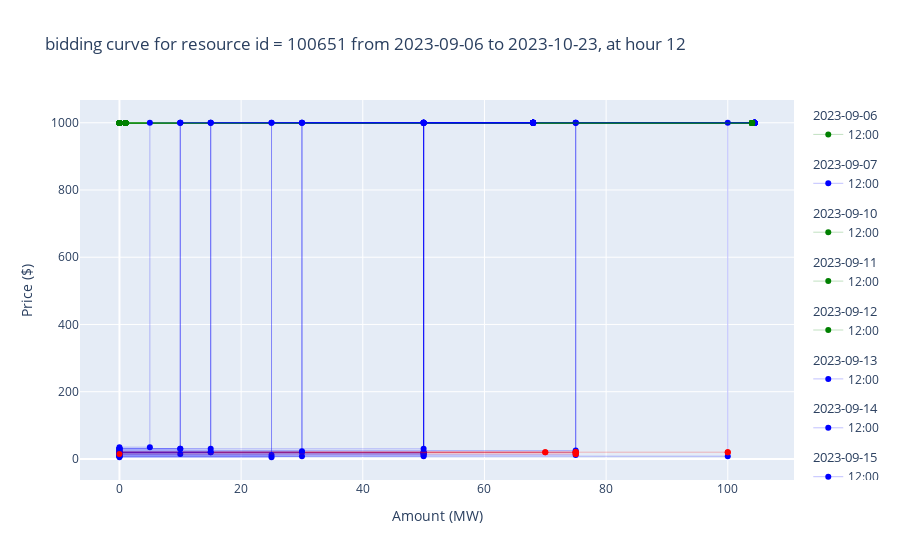

The code cell stored with this chart in its notebook:
### Code cell
validation_labels = model_kmeans_train.predict(df_valid_feat_scaled)
df_valid_feat_scaled['cluster_label'] = validation_labels

cluster_labels_valid = df_valid_feat_scaled[['cluster_label']].copy()

from draw_bid_curve import draw_bid_curves_for_multiple_days_2d
draw_bid_curves_for_multiple_days_2d(df_valid, HOUR, cluster_labels_valid)

### Figure 1 — Plotly figure (JSON) as saved in the notebook; plotly's stock layout.template omitted (floating-point values rounded to 4 significant figures)
{"data": [{"legendgroup": "2023-09-06", "legendgrouptitle": {"text": "2023-09-06"}, "line": {"color": "green", "width": 0.25}, "mode": "markers+lines", "name": "12:00", "type": "scatter", "x": [0, 1, 1, 104, 104], "y": [999.0, 999.0, 999, 999, 999]}, {"legendgroup": "2023-09-07", "legendgrouptitle": {"text": "2023-09-07"}, "line": {"color": "blue", "width": 0.25}, "mode": "markers+lines", "name": "12:00", "type": "scatter", "x": [0, 50, 50, 104.4, 104.4], "y": [15, 15, 1000, 1000, 1000]}, {"legendgroup": "2023-09-10", "legendgrouptitle": {"text": "2023-09-10"}, "line": {"color": "green", "width": 0.25}, "mode": "markers+lines", "name": "12:00", "type": "scatter", "x": [0, 1, 1, 104, 104], "y": [999.0, 999.0, 999, 999, 999]}, {"legendgroup": "2023-09-11", "legendgrouptitle": {"text": "2023-09-11"}, "line": {"color": "green", "width": 0.25}, "mode": "markers+lines", "name": "12:00", "type": "scatter", "x": [0, 1, 1, 104, 104], "y": [999.0, 999.0, 999, 999, 999]}, {"legendgroup": "2023-09-12", "legendgrouptitle": {"text": "2023-09-12"}, "line": {"color": "green", "width": 0.25}, "mode": "markers+lines", "name": "12:00", "type": "scatter", "x": [0, 1, 1, 104, 104], "y": [999.0, 999.0, 999, 999, 999]}, {"legendgroup": "2023-09-13", "legendgrouptitle": {"text": "2023-09-13"}, "line": {"color": "blue", "width": 0.25}, "mode": "markers+lines", "name": "12:00", "type": "scatter", "x": [0, 75, 75, 104.4, 104.4], "y": [25, 25, 1000, 1000, 1000]}, {"legendgroup": "2023-09-14", "legendgrouptitle": {"text": "2023-09-14"}, "line": {"color": "blue", "width": 0.25}, "mode": "markers+lines", "name": "12:00", "type": "scatter", "x": [0, 50, 50, 104.4, 104.4], "y": [20, 20, 1000, 1000, 1000]}, {"legendgroup": "2023-09-15", "legendgrouptitle": {"text": "2023-09-15"}, "line": {"color": "blue", "width": 0.25}, "mode": "markers+lines", "name": "12:00", "type": "scatter", "x": [0, 75, 75, 104.4, 104.4], "y": [20, 20, 1000, 1000, 1000]}, {"legendgroup": "2023-09-16", "legendgrouptitle": {"text": "2023-09-16"}, "line": {"color": "blue", "width": 0.25}, "mode": "markers+lines", "name": "12:00", "type": "scatter", "x": [0, 50, 50, 104.4, 104.4], "y": [20, 20, 1000, 1000, 1000]}, {"legendgroup": "2023-09-17", "legendgrouptitle": {"text": "2023-09-17"}, "line": {"color": "green", "width": 0.25}, "mode": "markers+lines", "name": "12:00", "type": "scatter", "x": [0, 1, 1, 104, 104], "y": [999.0, 999.0, 999, 999, 999]}, {"legendgroup": "2023-09-18", "legendgrouptitle": {"text": "2023-09-18"}, "line": {"color": "green", "width": 0.25}, "mode": "markers+lines", "name": "12:00", "type": "scatter", "x": [0, 1, 1, 104, 104], "y": [999.0, 999.0, 999, 999, 999]}, {"legendgroup": "2023-09-19", "legendgrouptitle": {"text": "2023-09-19"}, "line": {"color": "blue", "width": 0.25}, "mode": "markers+lines", "name": "12:00", "type": "scatter", "x": [0, 50, 50, 104.4, 104.4], "y": [18, 18, 1000, 1000, 1000]}, {"legendgroup": "2023-09-20", "legendgrouptitle": {"text": "2023-09-20"}, "line": {"color": "green", "width": 0.25}, "mode": "markers+lines", "name": "12:00", "type": "scatter", "x": [0, 1, 1, 104, 104], "y": [999.0, 999.0, 999, 999, 999]}, {"legendgroup": "2023-09-21", "legendgrouptitle": {"text": "2023-09-21"}, "line": {"color": "green", "width": 0.25}, "mode": "markers+lines", "name": "12:00", "type": "scatter", "x": [0, 1, 1, 104, 104], "y": [999.0, 999.0, 999, 999, 999]}, {"legendgroup": "2023-09-22", "legendgrouptitle": {"text": "2023-09-22"}, "line": {"color": "green", "width": 0.25}, "mode": "markers+lines", "name": "12:00", "type": "scatter", "x": [0, 1, 1, 104, 104], "y": [999.0, 999.0, 999, 999, 999]}, {"legendgroup": "2023-09-23", "legendgrouptitle": {"text": "2023-09-23"}, "line": {"color": "green", "width": 0.25}, "mode": "markers+lines", "name": "12:00", "type": "scatter", "x": [0, 1, 1, 104, 104], "y": [999.0, 999.0, 999, 999, 999]}, {"legendgroup": "2023-09-24", "legendgrouptitle": {"text": "2023-09-24"}, "line": {"color": "blue", "width": 0.25}, "mode": "markers+lines", "name": "12:00", "type": "scatter", "x": [0, 50, 50, 104.4, 104.4], "y": [18, 18, 1000, 1000, 1000]}, {"legendgroup": "2023-09-25", "legendgrouptitle": {"text": "2023-09-25"}, "line": {"color": "blue", "width": 0.25}, "mode": "markers+lines", "name": "12:00", "type": "scatter", "x": [0, 50, 50, 104.4, 104.4], "y": [18, 18, 1000, 1000, 1000]}, {"legendgroup": "2023-09-26", "legendgrouptitle": {"text": "2023-09-26"}, "line": {"color": "blue", "width": 0.25}, "mode": "markers+lines", "name": "12:00", "type": "scatter", "x": [0, 50, 50, 104.4, 104.4], "y": [12, 12, 1000, 1000, 1000]}, {"legendgroup": "2023-09-27", "legendgrouptitle": {"text": "2023-09-27"}, "line": {"color": "blue", "width": 0.25}, "mode": "markers+lines", "name": "12:00", "type": "scatter", "x": [0, 100, 100, 104.4, 104.4], "y": [8, 8, 1000, 1000, 1000]}, {"legendgroup": "2023-09-28", "legendgrouptitle": {"text": "2023-09-28"}, "line": {"color": "blue", "width": 0.25}, "mode": "markers+lines", "name": "12:00", "type": "scatter", "x": [0, 75, 75, 104.4, 104.4], "y": [12, 12, 1000, 1000, 1000]}, {"legendgroup": "2023-09-29", "legendgrouptitle": {"text": "2023-09-29"}, "line": {"color": "blue", "width": 0.25}, "mode": "markers+lines", "name": "12:00", "type": "scatter", "x": [0, 50, 50, 104.4, 104.4], "y": [8, 8, 1000, 1000, 1000]}, {"legendgroup": "2023-09-30", "legendgrouptitle": {"text": "2023-09-30"}, "line": {"color": "green", "width": 0.25}, "mode": "markers+lines", "name": "12:00", "type": "scatter", "x": [0, 1, 1, 104, 104], "y": [999.0, 999.0, 999, 999, 999]}, {"legendgroup": "2023-10-01", "legendgrouptitle": {"text": "2023-10-01"}, "line": {"color": "green", "width": 0.25}, "mode": "markers+lines", "name": "12:00", "type": "scatter", "x": [0, 1, 1, 104, 104], "y": [999.0, 999.0, 999, 999, 999]}, {"legendgroup": "2023-10-02", "legendgrouptitle": {"text": "2023-10-02"}, "line": {"color": "green", "width": 0.25}, "mode": "markers+lines", "name": "12:00", "type": "scatter", "x": [0, 1, 1, 104, 104], "y": [999.0, 999.0, 999, 999, 999]}, {"legendgroup": "2023-10-03", "legendgrouptitle": {"text": "2023-10-03"}, "line": {"color": "blue", "width": 0.25}, "mode": "markers+lines", "name": "12:00", "type": "scatter", "x": [0, 30, 30, 68, 68], "y": [8, 8, 1000, 1000, 1000]}, {"legendgroup": "2023-10-04", "legendgrouptitle": {"text": "2023-10-04"}, "line": {"color": "blue", "width": 0.25}, "mode": "markers+lines", "name": "12:00", "type": "scatter", "x": [0, 30, 30, 68, 68], "y": [23, 23, 1000, 1000, 1000]}, {"legendgroup": "2023-10-05", "legendgrouptitle": {"text": "2023-10-05"}, "line": {"color": "red", "width": 0.25}, "mode": "markers+lines", "name": "12:00", "type": "scatter", "x": [0, 75, 75], "y": [20, 20, 20]}, {"legendgroup": "2023-10-06", "legendgrouptitle": {"text": "2023-10-06"}, "line": {"color": "red", "width": 0.25}, "mode": "markers+lines", "name": "12:00", "type": "scatter", "x": [0, 75, 75], "y": [20, 20, 20]}, {"legendgroup": "2023-10-07", "legendgrouptitle": {"text": "2023-10-07"}, "line": {"color": "red", "width": 0.25}, "mode": "markers+lines", "name": "12:00", "type": "scatter", "x": [0, 70, 70], "y": [20, 20, 20]}, {"legendgroup": "2023-10-08", "legendgrouptitle": {"text": "2023-10-08"}, "line": {"color": "red", "width": 0.25}, "mode": "markers+lines", "name": "12:00", "type": "scatter", "x": [0, 100, 100], "y": [20, 20, 20]}, {"legendgroup": "2023-10-11", "legendgrouptitle": {"text": "2023-10-11"}, "line": {"color": "blue", "width": 0.25}, "mode": "markers+lines", "name": "12:00", "type": "scatter", "x": [0, 25, 25, 68, 68], "y": [12, 12, 1000, 1000, 1000]}, {"legendgroup": "2023-10-12", "legendgrouptitle": {"text": "2023-10-12"}, "line": {"color": "green", "width": 0.25}, "mode": "markers+lines", "name": "12:00", "type": "scatter", "x": [0, 1, 1, 104, 104], "y": [999.0, 999.0, 999, 999, 999]}, {"legendgroup": "2023-10-13", "legendgrouptitle": {"text": "2023-10-13"}, "line": {"color": "blue", "width": 0.25}, "mode": "markers+lines", "name": "12:00", "type": "scatter", "x": [0, 15, 15, 68, 68], "y": [20, 20, 1000, 1000, 1000]}, {"legendgroup": "2023-10-14", "legendgrouptitle": {"text": "2023-10-14"}, "line": {"color": "blue", "width": 0.25}, "mode": "markers+lines", "name": "12:00", "type": "scatter", "x": [0, 15, 15, 68, 68], "y": [20, 20, 1000, 1000, 1000]}, {"legendgroup": "2023-10-15", "legendgrouptitle": {"text": "2023-10-15"}, "line": {"color": "blue", "width": 0.25}, "mode": "markers+lines", "name": "12:00", "type": "scatter", "x": [0, 15, 15, 68, 68], "y": [30, 30, 1000, 1000, 1000]}, {"legendgroup": "2023-10-16", "legendgrouptitle": {"text": "2023-10-16"}, "line": {"color": "blue", "width": 0.25}, "mode": "markers+lines", "name": "12:00", "type": "scatter", "x": [0, 50, 50, 68, 68], "y": [30, 30, 1000, 1000, 1000]}, {"legendgroup": "2023-10-17", "legendgrouptitle": {"text": "2023-10-17"}, "line": {"color": "blue", "width": 0.25}, "mode": "markers+lines", "name": "12:00", "type": "scatter", "x": [0, 10, 10, 68, 68], "y": [15, 15, 1000, 1000, 1000]}, {"legendgroup": "2023-10-18", "legendgrouptitle": {"text": "2023-10-18"}, "line": {"color": "blue", "width": 0.25}, "mode": "markers+lines", "name": "12:00", "type": "scatter", "x": [0, 10, 10, 68, 68], "y": [30, 30, 1000, 1000, 1000]}, {"legendgroup": "2023-10-19", "legendgrouptitle": {"text": "2023-10-19"}, "line": {"color": "blue", "width": 0.25}, "mode": "markers+lines", "name": "12:00", "type": "scatter", "x": [0, 10, 10, 68, 68], "y": [30, 30, 1000, 1000, 1000]}, {"legendgroup": "2023-10-20", "legendgrouptitle": {"text": "2023-10-20"}, "line": {"color": "blue", "width": 0.25}, "mode": "markers+lines", "name": "12:00", "type": "scatter", "x": [0, 5, 5, 68, 68], "y": [35, 35, 1000, 1000, 1000]}, {"legendgroup": "2023-10-21", "legendgrouptitle": {"text": "2023-10-21"}, "line": {"color": "blue", "width": 0.25}, "mode": "markers+lines", "name": "12:00", "type": "scatter", "x": [0, 30, 30, 68, 68], "y": [20, 20, 1000, 1000, 1000]}, {"legendgroup": "2023-10-22", "legendgrouptitle": {"text": "2023-10-22"}, "line": {"color": "blue", "width": 0.25}, "mode": "markers+lines", "name": "12:00", "type": "scatter", "x": [0, 25, 25, 68, 68], "y": [5, 5, 1000, 1000, 1000]}, {"legendgroup": "2023-10-23", "legendgrouptitle": {"text": "2023-10-23"}, "line": {"color": "red", "width": 0.25}, "mode": "markers+lines", "name": "12:00", "type": "scatter", "x": [0, 75, 75], "y": [15, 15, 15]}], "layout": {"hovermode": "x unified", "title": {"text": "bidding curve for resource id = 100651 from 2023-09-06 to 2023-10-23, at hour 12"}, "xaxis": {"title": {"text": "Amount (MW)"}}, "yaxis": {"title": {"text": "Price ($)"}}}}
